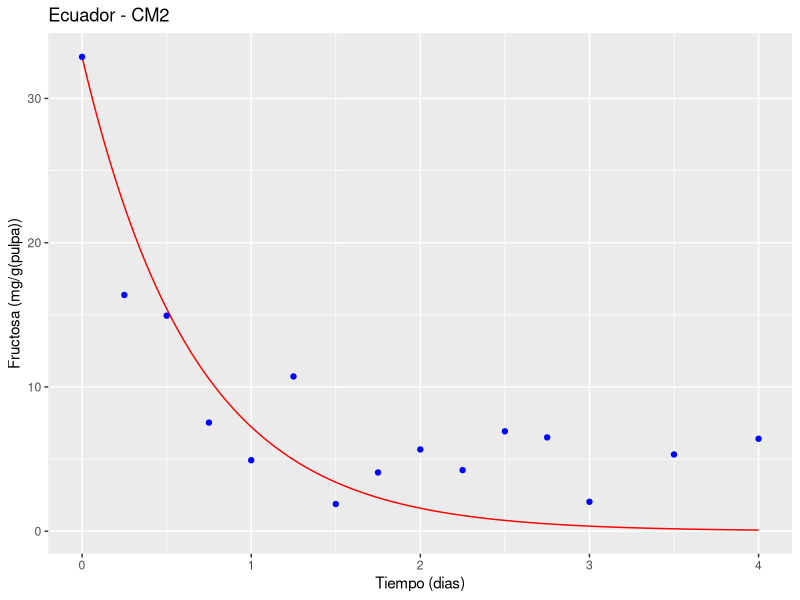
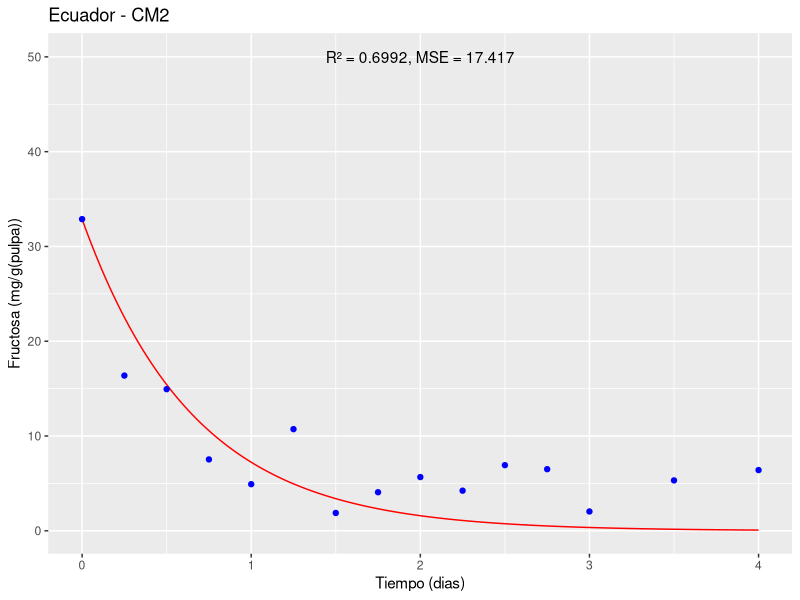
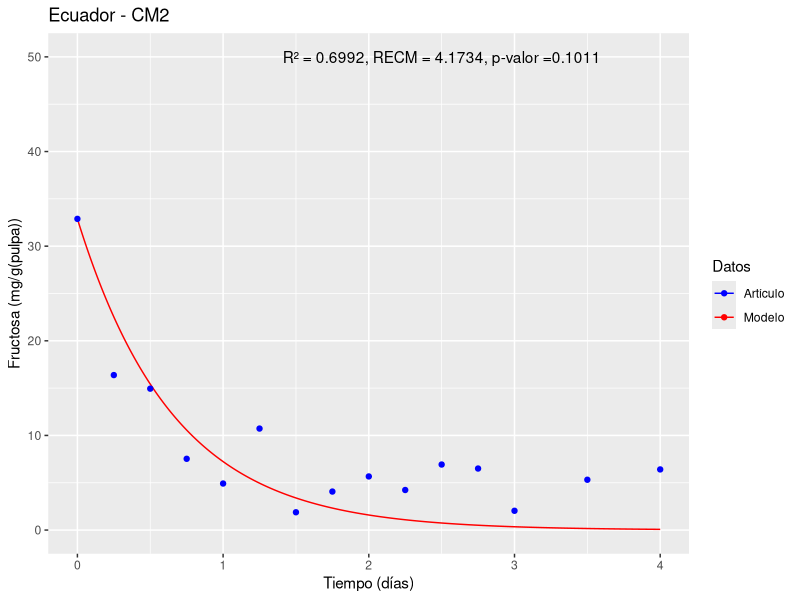

Recreate these plots in R, in order.
library(deSolve)
library(ggplot2)
state1<-c(y=32.884) # Estado inicial#
times1<-seq(0,4,1/10000) #4 dias con 10000 intervalos por día#
parameters1<-c(Y1=39.974,Y2=41.371) #vector con los valores de los parametros#
#Papalexandratou et al., 2011 Ecuador 4 <- Ecuador - CM2#
#doi:10.1128/AEM.05523-11#
#Ecuador - CM2#

# (i) DATOS PARA ALIMENTAR EL MODELO # FRUCTOSA

#nu1#
U<- 0.4977
G<- 32.884
K<-0.6083
L<-0.0002904
U1 <- (U*G/G+K*L)*L
U1
#nu2#
U2<- 0.4714
G2<- 32.884
K2<-0.6351
BAL2<-0.0004796

U2 <- (U2*G2/G2+K2*BAL2)*BAL2
U2

#Ecuación diferencial#
ODE1<-function(times,state,parameters){ 
  y<-state[1] #estado inicial
  Y1<-parameters[1] #párametro 1
  Y2<-parameters[2] #párametro 2
  dy<--(Y1*U1/0.01)*y-(Y2*U2/0.01)*y #ecuación 
  res<-dy
  list(res)
}


#solución númerica#
solution1<-lsoda(state1, times1, ODE1, parameters1)

# (ii) DATOS EXPERIMENTALES DEL ARTICULO#

ts = c(0,6/24,12/24,18/24,24/24,30/24,36/24,42/24,48/24,54/24,60/24,66/24,72/24,84/24,96/24)
fru<-c(32.884,16.377,14.943,7.531,4.918,10.726,1.882,4.07,5.667,4.234,6.926,6.503,2.038,5.318,6.408)

#Grafico#

df <- data.frame(time = solution1[,1], fructose = solution1[,2])
d<-ggplot() +
  geom_line(data = df, aes(x = time, y = fructose), color = "red") +
  geom_point(data = data.frame(time = ts, fructose = fru), aes(x = time, y = fructose), color = "blue") +
  xlab("Tiempo (dias)") + ylab("Fructosa (mg/g(pulpa))") +
  ggtitle("Ecuador - CM2")
plot(d)


#Validación estadistica#

#Para validar estadísticamente el modelo matemático se pueden utilizar diversas herramientas de análisis,
#pero una de las más comunes es comparar los resultados del modelo con datos experimentales y evaluar la calidad del ajuste.
#En este caso, podemos utilizar el coeficiente de determinación (R²) y el error cuadrático medio (MSE) como medidas de ajuste#

#Para calcular el R² y el MSE, podemos comparar los valores predichos por el modelo con los datos experimentales.
#Primero, podemos extraer los valores predichos por el modelo en los mismos puntos en los que se tomaron las mediciones experimentales,
#utilizando la función approx() de R:

pred <- approx(solution1[,1], solution1[,2], ts)$y

#Luego, podemos calcular el R² y el MSE utilizando las siguientes fórmulas:
SSE <- sum((fru - pred)^2)
SST <- sum((fru - mean(fru))^2)
R2 <- 1 - SSE/SST
MSE <- SSE/length(fru)
RECM <- sqrt(MSE)
#Donde SSE es la suma de los errores cuadráticos,
#SST es la suma total de cuadrados, 
#R² es el coeficiente de determinación y MSE es el error cuadrático medio#

cat("R² = ", round(R2, 4), "\n")
cat("MSE = ", round(MSE, 4), "\n")
cat("RECM = ", round(RECM, 4), "\n")

#El R² mide la proporción de la variación total en los datos experimentales
#que es explicada por el modelo. Un valor de R² cercano a 1 indica un buen ajuste del modelo a los datos experimentales.

#El MSE mide el promedio de los errores al cuadrado entre los valores experimentales
#y los valores predichos por el modelo. Un valor bajo de MSE indica una buena capacidad predictiva del modelo.

d <- ggplot() +
  geom_line(data = df, aes(x = time, y = fructose), color = "red") +
  geom_point(data = data.frame(time = ts, fructose = fru), aes(x = time, y = fructose), color = "blue") +
  xlab("Tiempo (dias)") + ylab("Fructosa (mg/g(pulpa))") +
  ggtitle("Ecuador - CM2") +
  annotate("text", x = 2, y = 50, label = paste0("R² = ", round(R2, 4), ", MSE = ", round(MSE, 4)))

plot(d)

#Prueba de hipotesis con un alfa de 0.05#
#para determinar si hay una diferencia significativa entre los valores predichos por el modelo y los datos experimentales#

# Prueba de hipótesis
alpha <- 0.05

# Calcula los residuos
residuals <- fru - pred

# Prueba t para comparar los valores predichos con los datos experimentales
t_stat <- t.test(residuals)$statistic
p_value <- t.test(residuals)$p.value

#En este código, se calculan los residuos restando
#los valores predichos por el modelo de los datos experimentales. 
#Luego, se realiza una prueba t para comparar los residuos con una 
#media de cero (hipótesis nula: no hay diferencia significativa).
#El resultado de la prueba t incluye el estadístico de prueba (t_stat) y el valor p (p_value).
# Compara el p-valor con el nivel de significancia
if (p_value < alpha) {
  cat("La diferencia entre los valores predichos y los datos experimentales es significativa.\n")
} else {
  cat("No se encontró una diferencia significativa entre los valores predichos y los datos experimentales.\n")
}

cat("Prueba t estadística:", round(t_stat, 4), "\n")
cat("Valor p:", round(p_value, 4), "\n")

#Final plot#

# Primero, definimos los colores que queremos utilizar para cada elemento
colores <- c(Modelo = "red", Artículo = "blue")

# Luego, modificamos el script para asignar un nombre a cada geom y establecer la escala de colores manualmente
d <- ggplot() +
  geom_line(data = df, aes(x = time, y = fructose, color = "Modelo"), show.legend = TRUE) +
  geom_point(data = data.frame(time = ts, fructose = fru), aes(x = time, y = fructose, color = "Artículo"), show.legend = TRUE) +
  xlab("Tiempo (días)") + ylab("Fructosa (mg/g(pulpa))") +
  ggtitle("Ecuador - CM2") +
  annotate("text", x = 2.5, y = 50, label = paste0("R² = ", round(R2, 4), ", RECM = ", round(RECM, 4), ", p-valor =", round(p_value, 4))) +
  labs(color = "Datos") +  # Cambiamos el título de la leyenda
  scale_color_manual(values = colores) +
  scale_x_continuous(limits = c(0, 4), breaks = seq(0, 4, 1)) +  # Límites del eje x y los intervalos entre marcas
  scale_y_continuous(limits = c(0, 50), breaks = seq(0, 50, 10))   # Límites del eje y y los intervalos entre marcas

# Gráfica#
print(d)
